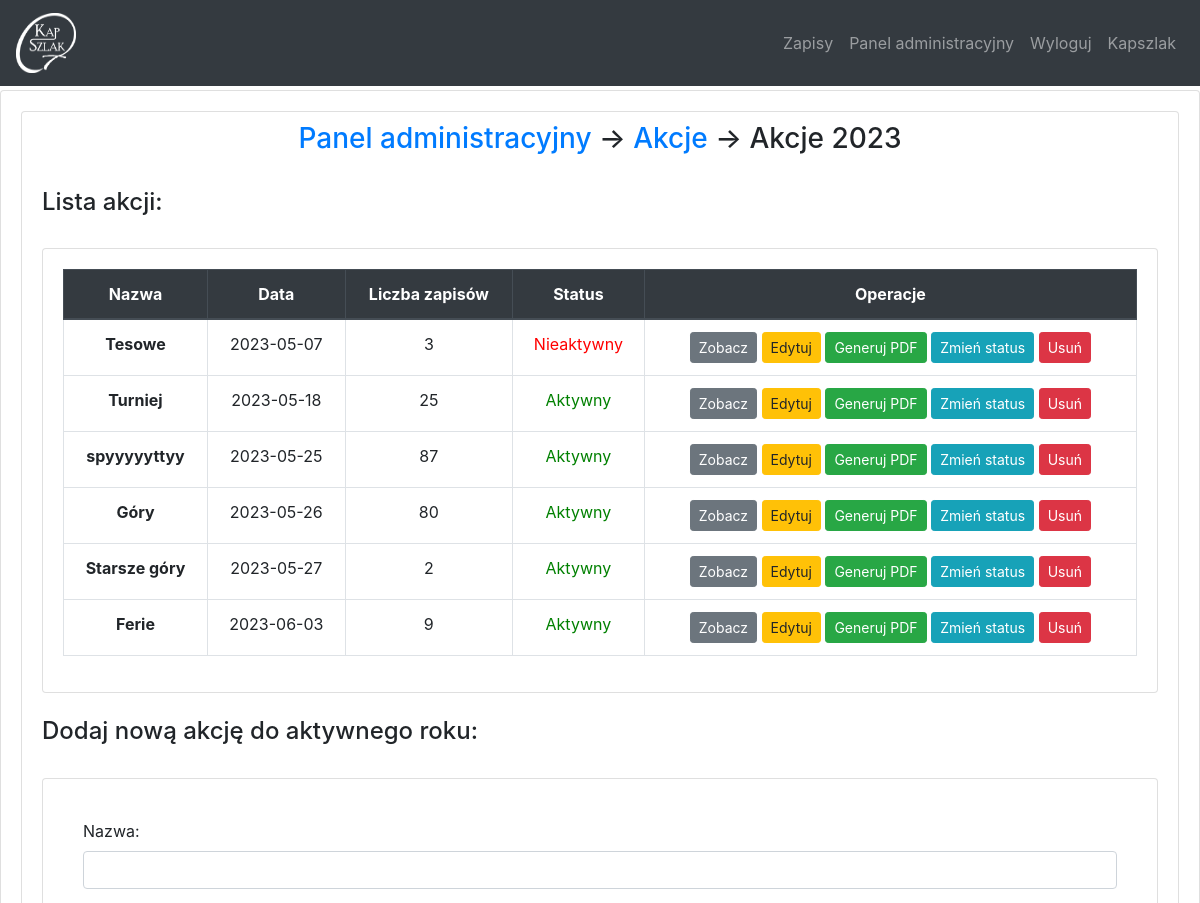
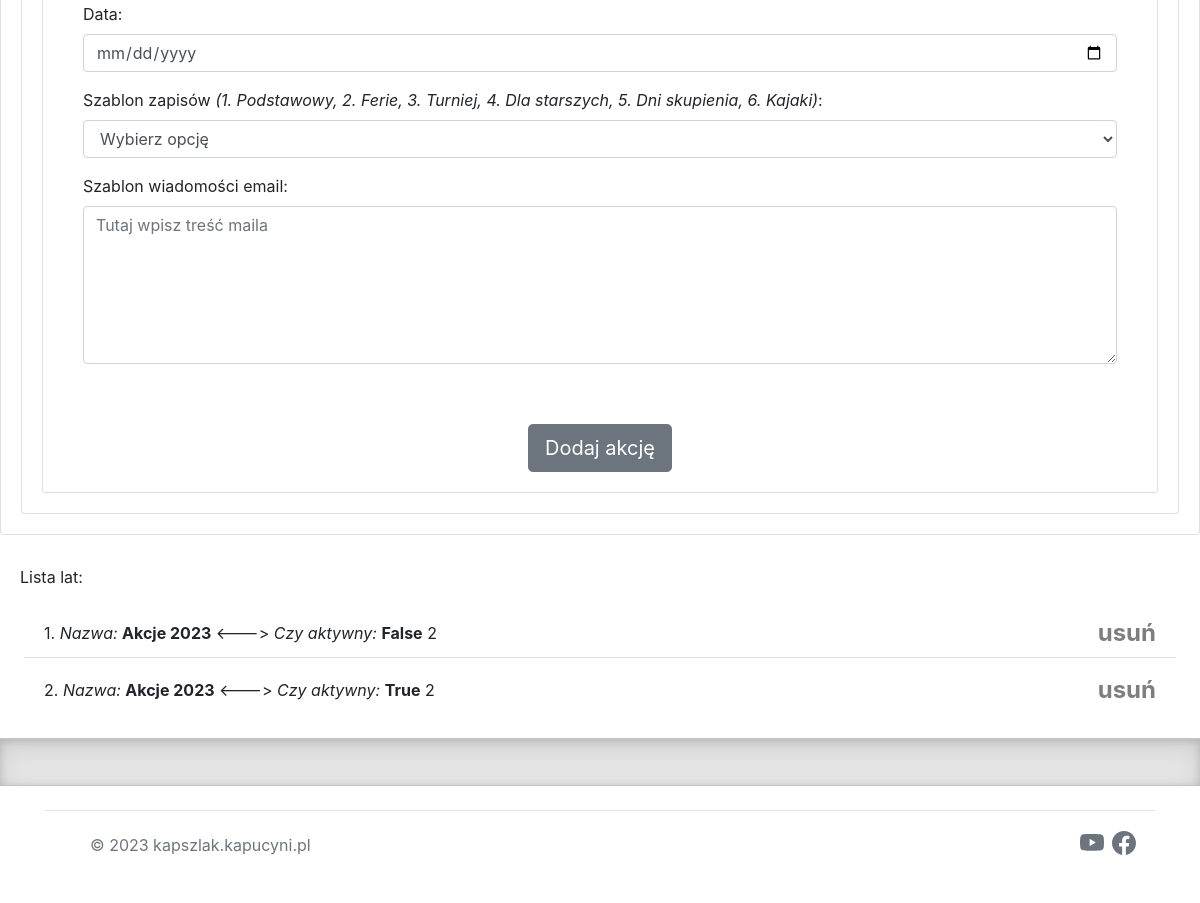
The page /dashboard/edityear (signed in) on the database its author committed (2 pictures, top to bottom).
### website/models.py (models this page shows)
class Year(db.Model):
    id = db.Column(db.Integer, primary_key=True)
    name = db.Column(db.String(300))
    event_num = db.Column(db.Integer)
    is_active = db.Column(db.Boolean, default=True, nullable=False)
    first_add = db.Column(db.Boolean, default=False, nullable=False)
    events = db.relationship('Events', backref='year')

class Events(db.Model):
    id = db.Column(db.Integer, primary_key=True)
    year_id = db.Column(db.Integer, db.ForeignKey('year.id'))
    signup = db.relationship('Signup', backref='events')
    name = db.Column(db.String(300))
    date  = db.Column(db.Date)
    temp_id = db.Column(db.Integer)
    is_active = db.Column(db.Boolean, default=True, nullable=False)
    mail_temp = db.Column(db.String(1000))

### website/views.py (the view)
@views.route('/dashboard/edityear', methods=['GET', 'POST'])
@login_required
def edit_year():
    years = Year.query.all()
    if years:
        for item in years:
            if item.is_active:
                year = item
        if year.is_active:
            lst_events = year.events
            lst_events = sorted(lst_events, key=lambda event: event.date)
            if request.method == 'POST':
                tup = db_new_event(year)
                if tup[0]:
                    return redirect(url_for('views.edit_year'))
                else:
                    return render_template('edityear.html', years=Year.query.all(), year=year, user=current_user, lst_events=lst_events, backup=tup[1])
            return render_template('edityear.html', years=Year.query.all(), year=year, user=current_user, lst_events=lst_events)
        else:
            flash('Brak aktywnej listy akcji', category='error')
            return redirect(url_for('views.add_year'))
    else:
        flash('Najpierw dodaj rok', category='error')
        return redirect(url_for('views.add_year'))

### website/templates/edityear.html (shortened to what this page needs)
{% extends "base.html" %}
{% block content %}
	{% if year %}
<div class="card">
	<div class="card-body">
		<div class="card">
			   <h3 class="card-title" align="center"><a href ='/dashboard'>Panel administracyjny</a> -> <a href='/dashboard/events'>Akcje</a> -> {{ year.name }}</h3>
		  	<div class="card-body">
		  		<h4>Lista akcji:</h4><br>
				  <div class="card">
				    <div class="card-body">
				      <table class="table table-bordered">
                          <thead class="thead-dark" align="center">
                            <tr>
                              <th scope="col">Nazwa</th>
                              <th scope="col">Data</th>
                              <th scope="col">Liczba zapisów</th>
                              <th scope="col">Status</th>
                              <th scope="col">Operacje</th>
                            </tr>
                          </thead>
                          <tbody align="center">
                          {% for event in lst_events%}
                            <tr>
                              <th scope="row">{{ event.name }}</th>
                              <td>{{ event.date }}</td>
                              <td>{{ event.signup|length }}</td>
                              <td>{% if event.is_active %}<font color="green">Aktywny</font>{% else %}<font color="red">Nieaktywny{% endif %}</font></td>
                              <td><a href="/dashboard/eventview?event_id={{ event.id }}"><button type="button" class="btn btn-secondary btn-sm">Zobacz</button></a>
							  <a href="/dashboard/editevent?event_id={{ event.id }}"><button type="button" class="btn btn-warning btn-sm">Edytuj</button></a>
							  <a href="/pdf?event_id={{ event.id }}"><button type="button" class="btn btn-success btn-sm">Generuj PDF</button></a>
							  <a href="/event-status/{{ event.id }}"><button type="button" class="btn btn-info btn-sm">Zmień status</button></a>
							  <a href="/delete?event_id={{ event.id }}"><button type="button" class="btn btn-danger btn-sm">Usuń</button></a>
							  </td>
                            </tr>
                            {% endfor %}
                          </tbody>
                        </table>
					</div>
				</div>
				<br>
				<h4>Dodaj nową akcję do aktywnego roku:</h4><br>
				  <div class="card">
				    <div class="card-body">
				      <form method="POST">
		  		<div class="card-body">
				<div class="form-group">
					<label for="name">Nazwa:</label>
					 	<input
					      type="text"
					      class="form-control"
					      id="name"
					      name="name"
					      required="required"
					      value = "{% if backup %}{{ backup.name }}{% endif %}"
					    />
					</div>
				<div class="form-group">
					<label for="date">Data:</label>
					 	<input
					      type="date"
					      class="form-control"
					      id="date"
					      name="date"
					      required="required"
					      value = "{% if backup %}{{ backup.date }}{% endif %}"
					    />
					</div>
					<div class="form-group">
					<label for="template">Szablon zapisów <i>(1. Podstawowy, 2. Ferie, 3. Turniej, 4. Dla starszych, 5. Dni skupienia, 6. Kajaki)</i>: </label>
					 	<select
		    			class="form-control"
		    			id="template"
		    			name="template"
		    			>
		    					{% if backup %}
		    				{% if backup.temp_id == 1 %}
					 			<option>Szablon 1</option>
					 			<option>Szablon 2</option>
		    						<option>Szablon 3</option>
		    						<option>Szablon 4</option>
		    						<option>Szablon 5</option>
		    						<option>Szablon 6</option>
		    						{% elif backup.temp_id == 2 %}
		    						<option>Szablon 2</option>
		    						<option>Szablon 1</option>
		    						<option>Szablon 3</option>
		    						<option>Szablon 4</option>
		    						<option>Szablon 5</option>
		    						<option>Szablon 6</option>
		    						{% elif backup.temp_id == 3 %}
		    						<option>Szablon 3</option>
		    						<option>Szablon 1</option>
					 				<option>Szablon 2</option>
					 				<option>Szablon 4</option>
		    						<option>Szablon 5</option>
		    						<option>Szablon 6</option>
		    						{% elif backup.temp_id == 4 %}
		    						<option>Szablon 4</option>
		    						<option>Szablon 1</option>
					 				<option>Szablon 2</option>
		    						<option>Szablon 3</option>
		    						<option>Szablon 5</option>
		    						<option>Szablon 6</option>
		    						{% elif backup.temp_id == 5 %}
		    						<option>Szablon 5</option>
		    						<option>Szablon 1</option>
					 				<option>Szablon 2</option>
		    						<option>Szablon 3</option>
		    						<option>Szablon 4</option>
		    						<option>Szablon 6</option>
		    						{% elif backup.temp_id == 6 %}
		    						<option>Szablon 6</option>
		    						<option>Szablon 1</option>
					 				<option>Szablon 2</option>
		    						<option>Szablon 3</option>
		    						<option>Szablon 4</option>
		    						<option>Szablon 5</option>
									{% else %}
									<option>Wybierz opcję</option>
		    						<option>Szablon 1</option>
					 				<option>Szablon 2</option>
		    						<option>Szablon 3</option>
		    						<option>Szablon 4</option>
		    						<option>Szablon 5</option>
		    						<option>Szablon 6</option>
		    						{% endif %}
		    				{% else %}
		    				<option>Wybierz opcję</option>
					      {% endif %}
		    		</select>
					</div>
					<div class="form-group">
					<label for="mail_temp">Szablon wiadomości email:</label>
					 	<textarea
					      class="form-control"
					      id="mail_temp"
					      name="mail_temp"
					      rows="6"
					      cols="40"
					      placeholder="Tutaj wpisz treść maila"
					    >{% if backup %}{{ backup.mail_temp }}{% endif %}</textarea>
					</div>
				</div>
					<br>
				<div class="col-md-12 text-center">
					 <a href="#"><button type="submit" class="btn btn-secondary btn-lg">Dodaj akcję</button></a>
				</div>
			</form>
					</div>
				</div>
			</div>
		</div>
	</div>
</div>
{% endif %}
{% if years %}
					<div class="card-body">
		    		<p>Lista lat:</p>
		    		<ul class="list-group list-group-flush" id="blacklistID">
		    			{% for item in years %}
		    			<li class="list-group-item">
		    				{{ item.id }}. <i>Nazwa:</i> <b>{{ item.name }}</b> <---> <i>Czy aktywny:</i> <b>{{ item.is_active }}</b> {{ item.event_num }}
		    				<a href="/delete-year/{{ item.id }}"><button type="button" class="close" >usuń</button></a>
		    			</li>
		    			{% endfor %}
		    		</ul>
			{% endif %}
			</div>
{% endblock %}

### website/static/css/style.css (style rules this page uses)
li { margin: 4px; }
p { margin-top: 10px; }
h3 { margin-top: 10px; }
table, th, td { border: 1px solid black; border-collapse: collapse; }

### rows shown on the page
Year: name "Akcje 2023", id "2", is_active "True", event_num "2"
Events: name "Tesowe", date "2023-05-07", signup|length "3", is_active "Nieaktywny"
Events: name "Turniej", date "2023-05-18", signup|length "25", is_active "Aktywny"
Events: name "spyyyyyttyy", date "2023-05-25", signup|length "87", is_active "Aktywny"
Events: name "Góry", date "2023-05-26", signup|length "80", is_active "Aktywny"
Events: name "Starsze góry", date "2023-05-27", signup|length "2", is_active "Aktywny"
Events: name "Ferie", date "2023-06-03", signup|length "9", is_active "Aktywny"
Year: id "1", name "Akcje 2023", is_active "False", event_num "2"
